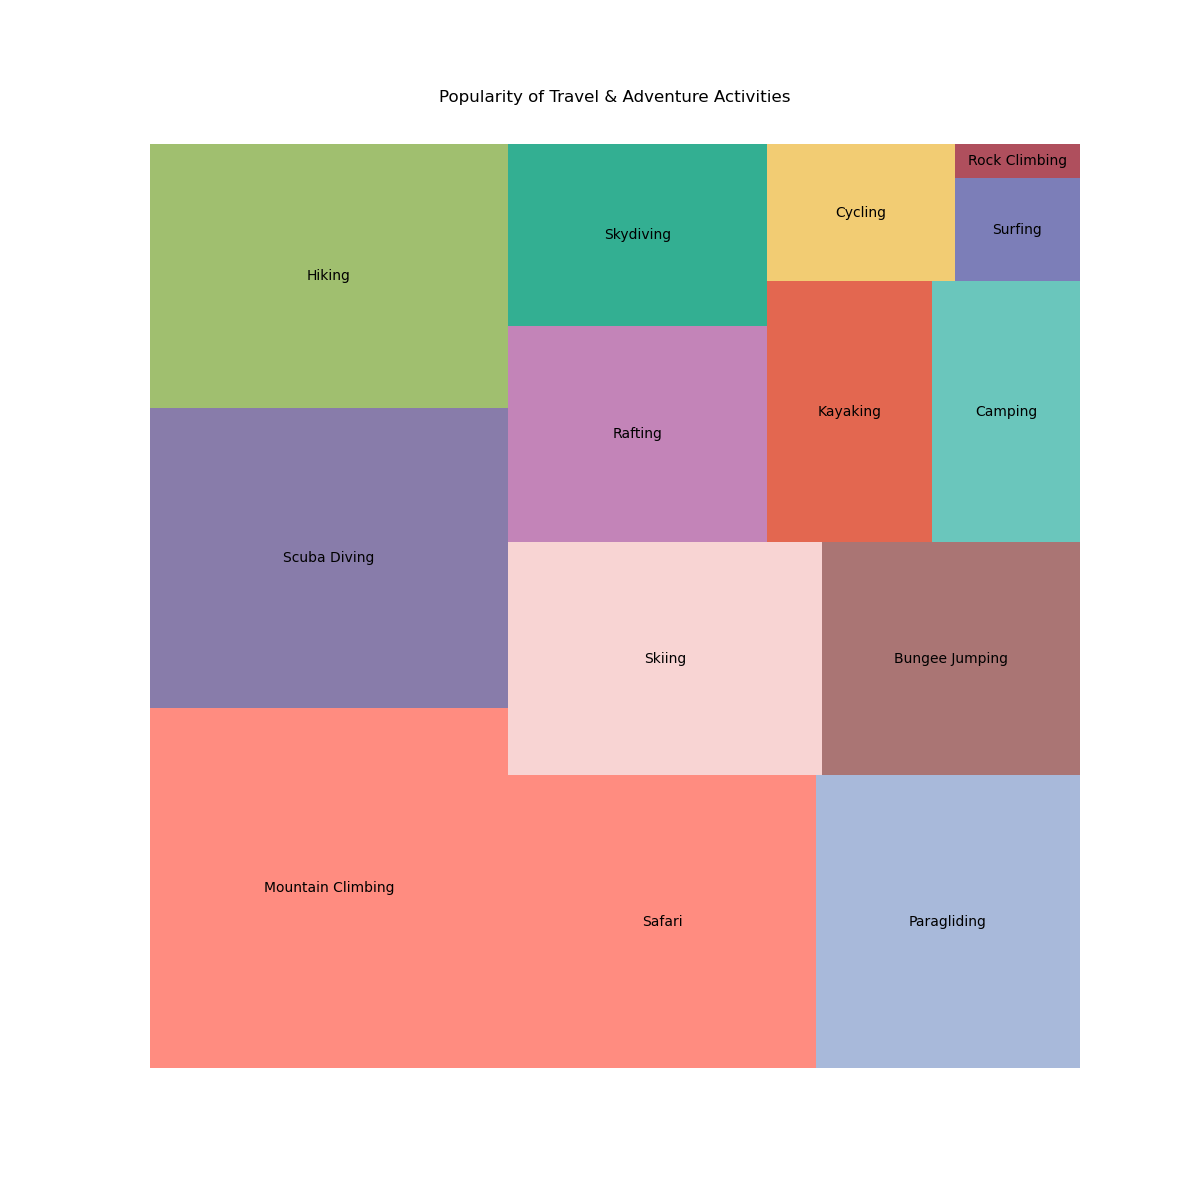

The Python source for this figure:

import matplotlib.pyplot as plt
import squarify

# Data for travel and adventure activities
activities = ['Mountain Climbing', 'Scuba Diving', 'Hiking', 'Safari', 'Paragliding', 'Skiing', 'Bungee Jumping', 'Rafting', 'Skydiving', 'Kayaking', 'Camping', 'Cycling', 'Surfing', 'Rock Climbing']
market_share = [15.0, 12.5, 11.0, 10.5, 9.0, 8.5, 7.0, 6.5, 5.5, 5.0, 4.5, 3.0, 1.5, 0.5]

# Custom color scheme
colors = ['#FF6F61', '#6B5B95', '#88B04B', '#FF6F61', '#92A8D1', '#F7CAC9', '#955251', '#B565A7', '#009B77', '#DD4124', '#45B8AC', '#EFC050', '#5B5EA6', '#9B2335']

# Treemap
plt.figure(figsize=(12, 12))  # Adjusting the size of the treemap
squarify.plot(sizes=market_share, label=activities, color=colors, alpha=0.8)
plt.title('Popularity of Travel & Adventure Activities', pad=30)
plt.axis('off')  # No axes for a cleaner look

plt.show()
